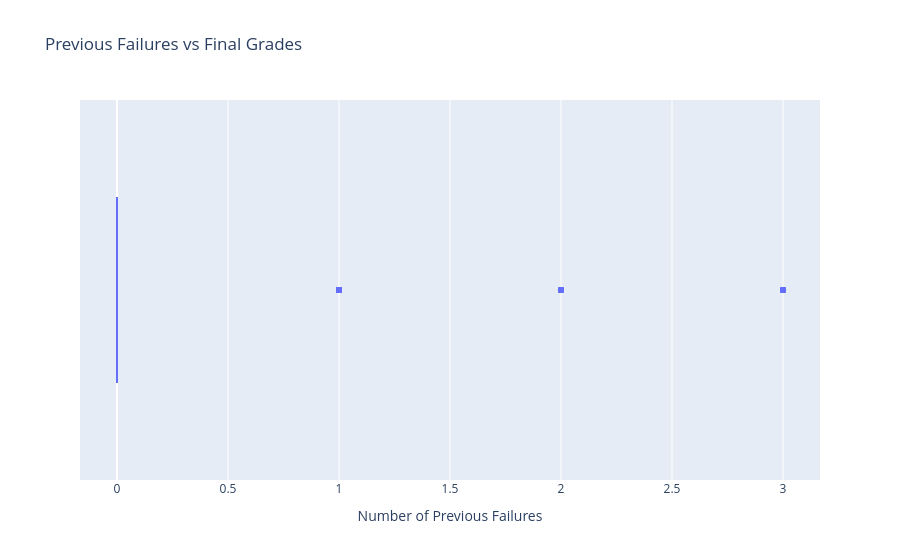

Source (notebook cell):
### Markdown cell above
## Previous Failures and grades

### Code cell
fig = px.box(
    df,
    x="failures",
    title="Previous Failures vs Final Grades",
    labels={
        "failures": "Number of Previous Failures",
        "G3": "Final Grade"
        }
)
fig.show()

### Figure 1 — Plotly figure (JSON) as saved in the notebook; plotly's stock layout.template omitted (floating-point values rounded to 4 significant figures; data arrays with more than 128 entries replaced by an {"elided": "..."} marker saying what was removed)
{"data": [{"alignmentgroup": "True", "hovertemplate": "Number of Previous Failures=%{x}<extra></extra>", "legendgroup": "", "marker": {"color": "#636efa"}, "name": "", "notched": false, "offsetgroup": "", "orientation": "h", "showlegend": false, "type": "box", "x": {"elided": "395 int values"}, "x0": " ", "xaxis": "x", "y0": " ", "yaxis": "y"}], "layout": {"boxmode": "group", "legend": {"tracegroupgap": 0}, "title": {"text": "Previous Failures vs Final Grades"}, "xaxis": {"anchor": "y", "domain": [0, 1], "title": {"text": "Number of Previous Failures"}}, "yaxis": {"anchor": "x", "domain": [0, 1]}}}
